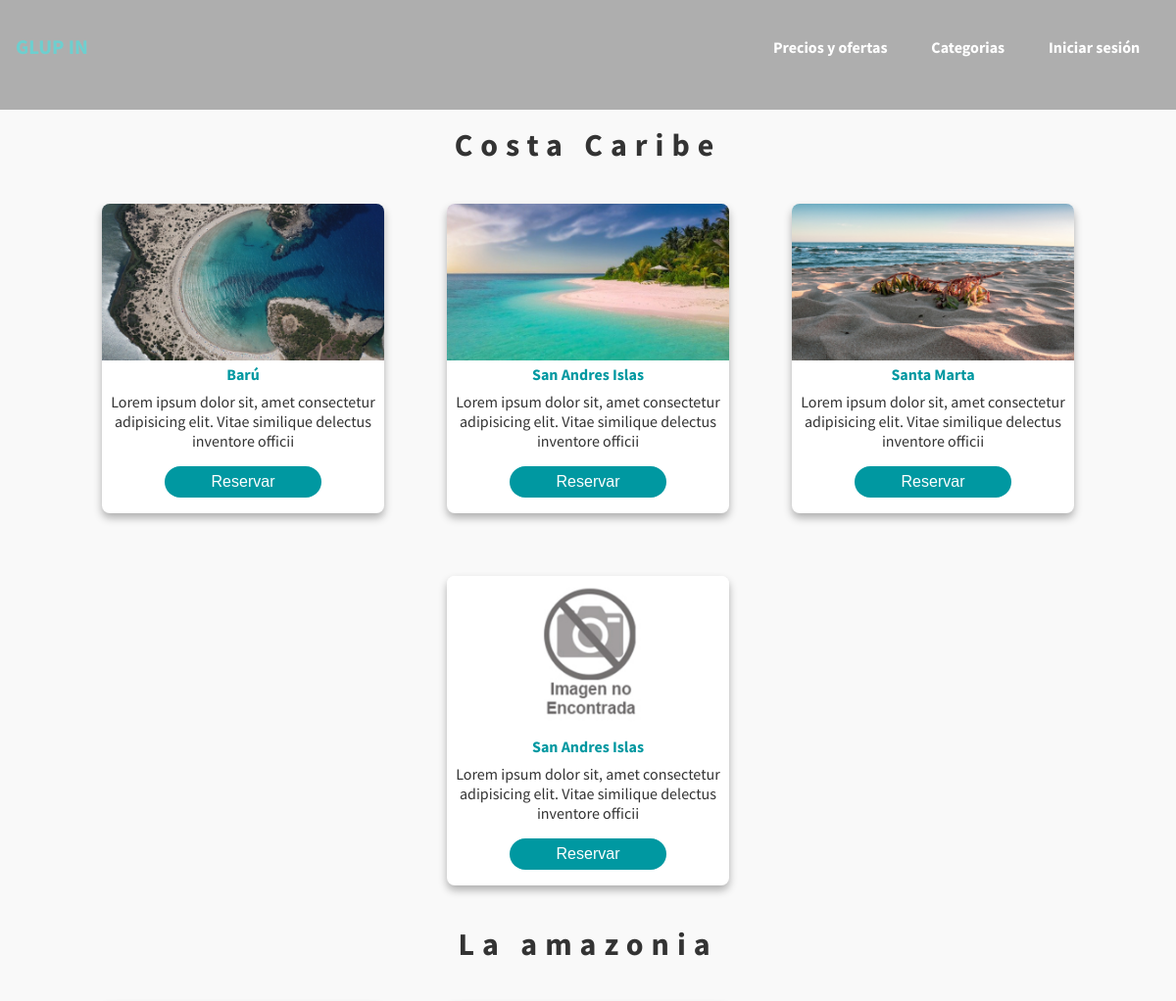
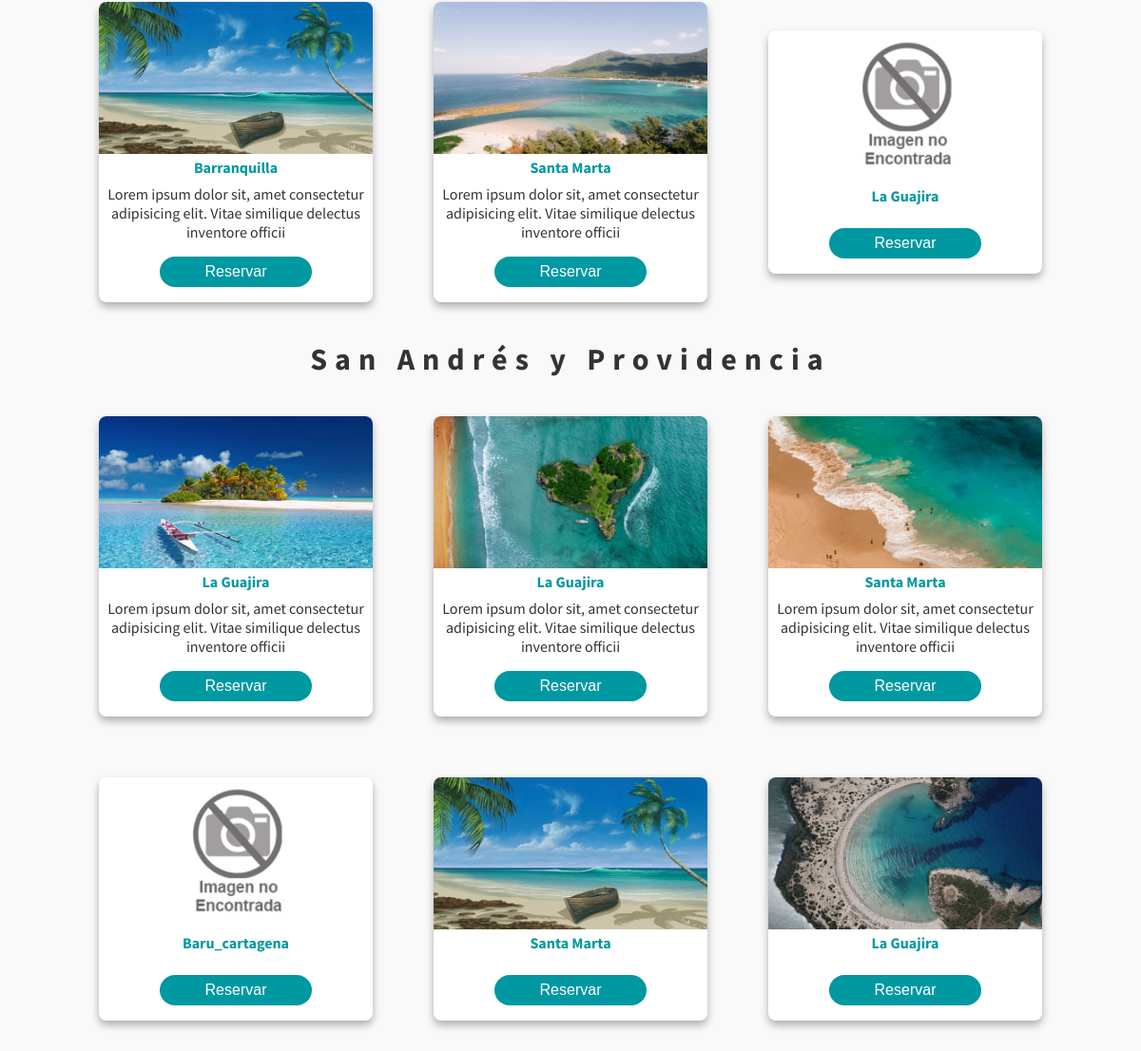
Screenshot of /Secundario/categorias.php with the database file from the repository (2 pictures, top to bottom).
### tables this page shows
CREATE TABLE `sitios_turisticos` (
  `id` int(11) NOT NULL,
  `nombre` varchar(20) NOT NULL,
  `precio` int(12) NOT NULL,
  `descripcion` varchar(100) NOT NULL,
  `visitado` int(11) NOT NULL,
  `alojamiento` int(11) NOT NULL,
  `seccion` int(11) NOT NULL
);

### Secundario/categorias.php (the view, shortened to what this page needs)
<?php
    if(isset($_SESSION['usuario'])){
        require '../PHP/header4.php';
    }else{
        require '../PHP/header3.php';
    }
    $db = new Database();
    $con = $db->conectar();
    $query = $con->prepare("SELECT * FROM sitios_turisticos where seccion=1");
    $query->execute();
    $seccion1 = $query->fetchAll(PDO::FETCH_ASSOC);
    $query = $con->prepare("SELECT * FROM sitios_turisticos where seccion=2");
    $query->execute();
    $seccion2 = $query->fetchAll(PDO::FETCH_ASSOC);
    $query = $con->prepare("SELECT * FROM sitios_turisticos where seccion=3");
    $query->execute();
    $seccion3 = $query->fetchAll(PDO::FETCH_ASSOC);
?>
     <section class="feature" id="feature">
        <h3 class="heading">Costa Caribe</h3>
        <div class="card-container">
            <?php foreach($seccion1 as $row){
                $id = $row['id'];
                $imagen = "../IMG/imagen-caja$id.jpg";
                if(!file_exists($imagen)){
                  $imagen = "../IMG/no-encontrada.jpg";
                }?>
                <div class="card">
                    <img src="<?php echo $imagen;?>" alt="">
                    <div class="content">
                        <h5 class="title"><?php echo $row['nombre'];?></h5>
                        <p><?php echo $row['descripcion'];?></p>
                        <a href="#"><button class="btn">Reservar</button></a>
                    </div>
                </div>
            <?php }?>
        </div>
     </section>
      <section  class="feature" id="feature">
        <h3 class="heading-2">La amazonia</h3>
        <div class="card-container">
        <?php foreach($seccion2 as $row){
                $id = $row['id'];
                $imagen = "../IMG/imagen-caja$id.jpg";
                if(!file_exists($imagen)){
                  $imagen = "../IMG/no-encontrada.jpg";
                }?>
                <div class="card">
                    <img src="<?php echo $imagen;?>" alt="">
                    <div class="content">
                        <h5 class="title"><?php echo $row['nombre'];?></h5>
                        <p><?php echo $row['descripcion'];?></p>
                        <a href="#"><button class="btn">Reservar</button></a>
                    </div>
                </div>
            <?php }?>
        </div>
      </section>
      <section class="feature" id="feature">
        <h3 class="heading-2">San Andrés y Providencia</h3>
        <div class="card-container">
        <?php foreach($seccion3 as $row){
                $id = $row['id'];
                $imagen = "../IMG/imagen-caja$id.jpg";
                if(!file_exists($imagen)){
                  $imagen = "../IMG/no-encontrada.jpg";
                }?>
                <div class="card">
                    <img src="<?php echo $imagen;?>" alt="">
                    <div class="content">
                        <h5 class="title"><?php echo $row['nombre'];?></h5>
                        <p><?php echo $row['descripcion'];?></p>
                        <a href="#"><button class="btn">Reservar</button></a>
                    </div>
                </div>
            <?php }?>
        </div>
      </section>
</body>
</html>

### PHP/header3.php (shortened to what this page needs)
<!DOCTYPE html>
<html lang="es">
<head>
    <link rel="stylesheet" href="../CSS/categorias.css">
</head>
<body>
    <nav>
        <a href="../index.php" class="logo">GLUP IN</a>
    <ul>
        <li><a href="ofertas.php">Precios y ofertas</a></li>
        <li><a href="categorias.php">Categorias</a></li>
        <li><a href="login.php">Iniciar sesión</a></li>
    </ul>
    </nav>

### CSS/categorias.css (style rules this page uses)
* { margin: 0; padding: 0; box-sizing: border-box; text-decoration: none; list-style: none; }
body { overflow-x: hidden; font-family: 'Roboto', sans-serif; font-family: 'Source Sans Pro', sans-serif; }
nav { height:14vh; width: 100%; position: fixed; background: rgba(0, 0, 0, .3); z-index: 100; }
.logo { font-size: 1.3rem; font-weight: bold; color: rgb(109, 207, 207); cursor: pointer; padding-left: 1rem; line-height: 6rem; }
nav ul { float: right; margin-right: 1rem; }
nav li { display: inline-block; margin: 0 .8rem; line-height: 6rem; }
nav li a { color: #fff; font-size: 1rem; padding: .2rem .5rem; font-weight: bold; }
.feature { height: auto; background: #f9f9f9; overflow: hidden; }
.heading { color: #333; font-size: 2rem; padding: .5rem; padding-top: 8rem; text-align: center; letter-spacing: .5rem; }
.feature .card-container { display: flex; align-items: center; justify-content: center; flex-wrap: wrap; width: 100%; }
.feature .card-container .card { width: 18rem; margin: 2rem; background: #fff; border-radius: .5rem; box-shadow: 0 .3rem .5rem rgba(0, 0, 0, .3); overflow: hidden; position: relative; }
.feature .card-container .card img { height: 10rem; width: 100%; object-fit: cover; }
.feature .card-container .content { padding-bottom: 1rem; text-align: center; }
.feature .card-container .content .title { color: #0098a1; font-size: 1rem; }
.feature .card-container .content p { color: #333; font-size:1rem; padding: .5rem; }
.feature .card-container .content .btn { font-size: 1rem; margin-top: .5rem; height: 2rem; width: 10rem; border-radius: 2rem; outline: none; border: none; background: #0098a1; color: #fff; cursor: pointer; transition: .2s linear; }
.heading-2 { color: #333; font-size: 2rem; padding: .5rem; text-align: center; letter-spacing: .5rem; }

### rows the page displays
sitios_turisticos: shows a picture, nombre "Barú", descripcion "Lorem ipsum dolor sit, amet consectetur adipisicing elit. Vitae similique delectus inventore officii"
sitios_turisticos: shows a picture, nombre "San Andres Islas", descripcion "Lorem ipsum dolor sit, amet consectetur adipisicing elit. Vitae similique delectus inventore officii"
sitios_turisticos: shows a picture, nombre "Santa Marta", descripcion "Lorem ipsum dolor sit, amet consectetur adipisicing elit. Vitae similique delectus inventore officii"
sitios_turisticos: shows a picture, nombre "San Andres Islas", descripcion "Lorem ipsum dolor sit, amet consectetur adipisicing elit. Vitae similique delectus inventore officii"
sitios_turisticos: shows a picture, nombre "Barranquilla", descripcion "Lorem ipsum dolor sit, amet consectetur adipisicing elit. Vitae similique delectus inventore officii"
sitios_turisticos: shows a picture, nombre "Santa Marta", descripcion "Lorem ipsum dolor sit, amet consectetur adipisicing elit. Vitae similique delectus inventore officii"
sitios_turisticos: shows a picture, nombre "La Guajira"
sitios_turisticos: shows a picture, nombre "La Guajira", descripcion "Lorem ipsum dolor sit, amet consectetur adipisicing elit. Vitae similique delectus inventore officii"
sitios_turisticos: shows a picture, nombre "La Guajira", descripcion "Lorem ipsum dolor sit, amet consectetur adipisicing elit. Vitae similique delectus inventore officii"
sitios_turisticos: shows a picture, nombre "Santa Marta", descripcion "Lorem ipsum dolor sit, amet consectetur adipisicing elit. Vitae similique delectus inventore officii"
sitios_turisticos: shows a picture, nombre "Baru_cartagena"
sitios_turisticos: shows a picture, nombre "Santa Marta"
sitios_turisticos: shows a picture, nombre "La Guajira"
